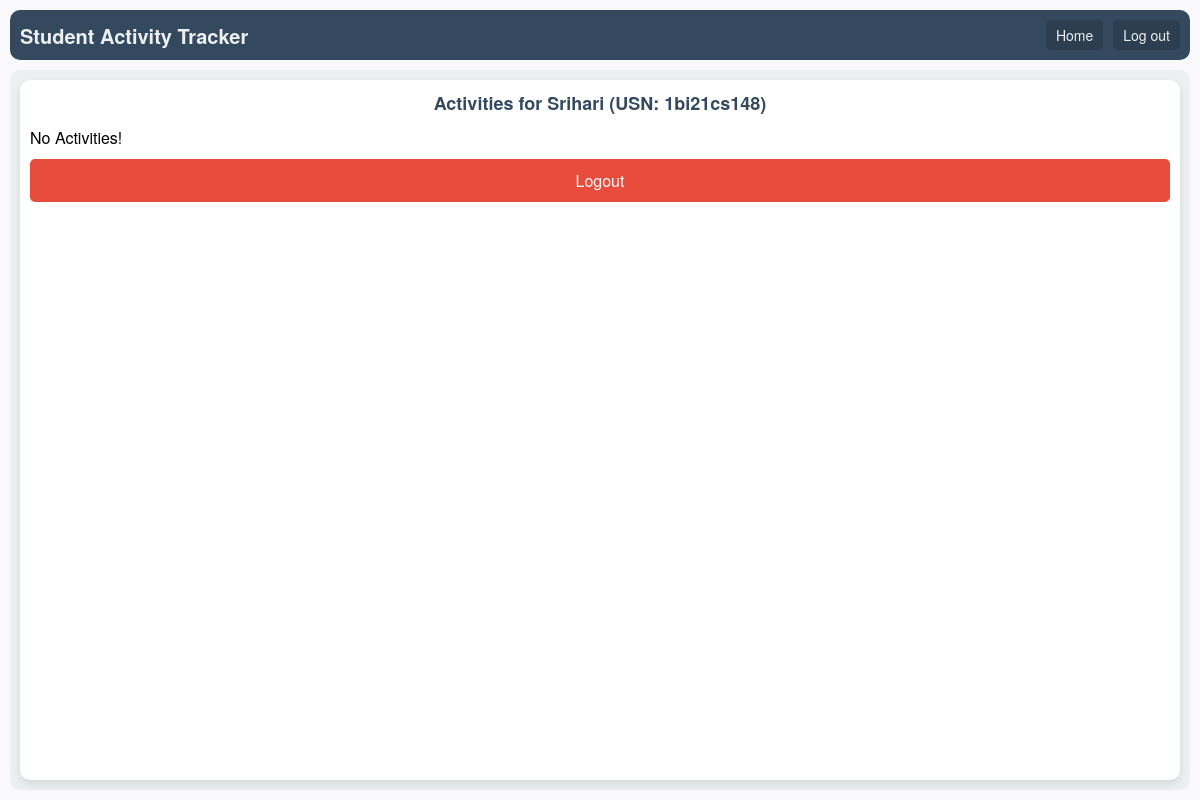
The app's page /activities/2/ (signed in), older data.
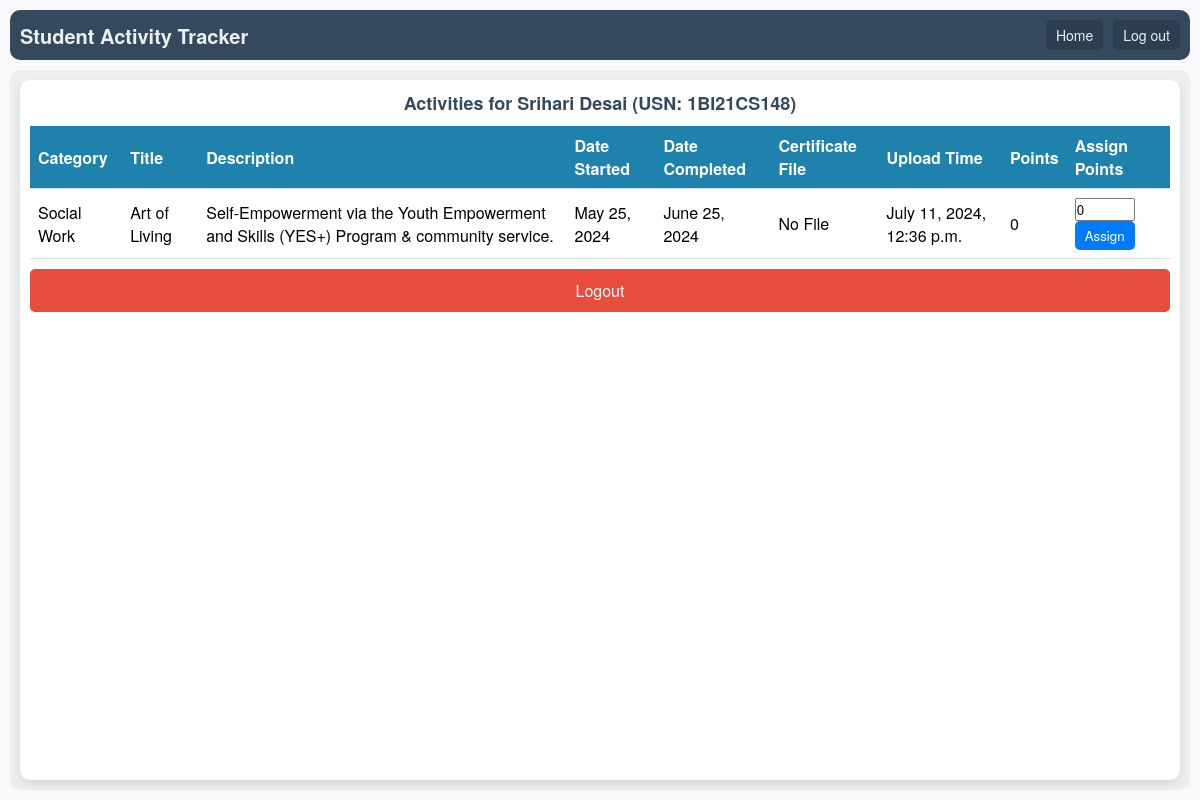
The same page, newer data.
### activityPointsApp/models.py (models this page shows, shortened)
class Student(models.Model):
    usn = models.CharField(max_length=10, unique=True)
    name = models.CharField(max_length=20)
    email = models.EmailField(unique=True)
    password = models.CharField(max_length=128)
    sem = models.IntegerField()
    sec = models.CharField(max_length=1)
    phone_no = models.CharField(max_length=10)
    points = models.IntegerField(default=0)

class Activity(models.Model):
    student = models.ForeignKey(Student, on_delete=models.CASCADE, related_name='activities')
    title = models.CharField(max_length=50)
    category = models.ForeignKey(ActivityCategory, on_delete=models.CASCADE, default=1)
    description = models.TextField()
    date_started = models.DateField(null=True)
    date_completed = models.DateField(null=True)
    cert_file = models.FileField(upload_to='activity_certificates/', blank=True, null=True)
    upload_time = models.DateTimeField(default=timezone.now)
    points = models.IntegerField(default=0)

class ActivityCategory(models.Model):
    name = models.CharField(max_length=255)
    def __str__(self):
        return self.name

### activityPointsApp/views.py (the view)
# urls.py: path('activities/<int:student_id>/', studentActivities, name='studentActivities'),
def studentActivities(request, student_id):
    if 'student_id' not in request.session and 'teacher_email' not in request.session:
        return redirect('login')  # Redirect to login page if not logged in
    student = get_object_or_404(Student, id=student_id)
    activities = student.activities.all()
    return render(request, 'myActivities.html', {"student": student, "activities": activities})

### activityPointsApp/templates/myActivities.html (shortened to what this page needs)
{% load static %}
<!DOCTYPE html>
<html lang="en">
<head>
    <link rel="stylesheet" href="{% static 'activities.css' %}">
</head>
<body>
    <div class="container">
        <div class="header">
            <div class="app-name">Student Activity Tracker</div>
            <div class="nav">
                <a class="nav-item" href="{% url "home" %}">Home</a>
                <a class="nav-item" href="{% url 'logout' %}">Log out</a>
            </div>
        </div>
        <div class="content">
            <div class="main-content">
                <h2>Activities for {{ student.name }} (USN: {{ student.usn }})</h2>
                {% if activities %}
                <div class="table-container">
                    <table>
                        <thead>
                            <tr>
                                <th>Category</th>
                                <th>Title</th>
                                <th>Description</th>
                                <th>Date Started</th>
                                <th>Date Completed</th>
                                <th>Certificate File</th>
                                <th>Upload Time</th>
                                <th>Points</th>
                                {% if request.session.teacher_email %}
                                <th>Assign Points</th>
                                {% else %}
                                <th>Edit</th>
                                {% endif %}
                            </tr>
                        </thead>
                        <tbody>
                            {% for activity in activities %}
                                <tr>
                                    <td>{{ activity.category }}</td>
                                    <td>{{ activity.title }}</td>
                                    <td>{{ activity.description }}</td>
                                    <td>{{ activity.date_started }}</td>
                                    <td>{{ activity.date_completed }}</td>
                                    <td>
                                        {% if activity.cert_file %}
                                            <a href="{{ activity.cert_file.url }}" target="_blank">Download File</a>
                                        {% else %}
                                            No File
                                        {% endif %}
                                    </td>
                                    <td>{{ activity.upload_time }}</td>
                                    <td>{{ activity.points }}</td>
                                    {% if request.session.teacher_email %}
                                    <td>
                                        <form method="post" action="{% url 'assignPoints' activity.id %}">
                                            <input type="number" name="points" value="{{ activity.points }}" required>
                                            <button type="submit">Assign</button>
                                        </form>
                                    </td>
                                    {% else %}
                                    <td>
                                        <a href="{% url 'dashboard' activity.id %}"><button type="button">Edit</button></a>
                                    </td>
                                    {% endif %}
                                </tr>
                            {% endfor %}
                        </tbody>
                    </table>
                </div>
                {% else %}
                    <p class="no-activities-msg">No Activities!</p>
                {% endif %}
                <a href="{% url 'logout' %}" class="logout-btn">Logout</a>
            </div>
        </div>
    </div>
</body>
</html>

### activityPointsApp/static/activities.css (style rules this page uses)
* { box-sizing: border-box; margin: 0; padding: 0; font-family: 'Helvetica Neue', Arial, sans-serif; }
body { background-color: #f9f9fb; padding: 10px; display: flex; justify-content: center; align-items: center; height: 100vh; overflow: hidden; }
.container { width: 100%; max-width: 1200px; height: 100%; display: flex; flex-direction: column; }
.header { display: flex; justify-content: space-between; align-items: center; background-color: #34495e; padding: 10px; border-radius: 10px; margin-bottom: 10px; }
.app-name { font-size: 20px; color: #ecf0f1; font-weight: bold; }
.nav { display: flex; }
.nav-item { margin-left: 10px; padding: 5px 10px; background-color: #2c3e50; color: #ecf0f1; border-radius: 5px; cursor: pointer; font-size: 14px; text-decoration: none; }
.content { display: flex; justify-content: center; background-color: #ecf0f1; padding: 10px; border-radius: 10px; flex-grow: 1; overflow: hidden; }
.main-content { width: 100%; background-color: #ffffff; border-radius: 10px; padding: 10px; box-shadow: 0 4px 10px rgba(0, 0, 0, 0.1); overflow-y: auto; max-height: 100%; }
h2 { text-align: center; margin-bottom: 10px; font-size: 18px; color: #34495e; }
table { width: 100%; border-collapse: collapse; margin-bottom: 10px; }
thead { background-color: #1e82ad; color: white; }
th, td { padding: 8px; text-align: left; border-bottom: 1px solid #ddd; }
form { display: inline; }
input[type="number"] { width: 60px; }
button { background-color: #007bff; border: none; color: white; padding: 5px 10px; border-radius: 5px; cursor: pointer; }
.logout-btn { display: block; margin-top: 10px; text-align: center; padding: 10px; background-color: #e74c3c; color: white; border: none; border-radius: 5px; cursor: pointer; text-decoration: none; }

Row changes from the older to the newer data that the page shows:
changed Student: name "Srihari" → "Srihari Desai"; usn "1bi21cs148" → "1BI21CS148"
now on this page (row edited): Activity: category "Social Work", title "Art of Living", description "Self-Empowerment via the Youth Empowerment and Skills (YES+) Program & community service.", date_started "May 25, 2024", date_completed "June 25, 2024", cert_file "No File", upload_time "July 11, 2024, 12:36 p.m.", points "0"
changed Activity: student_id 1 → 2 (drawn)
Text that changed along with them:
text no longer shown: "No Activities!"
text now shown: "Category Title Description Date Started Date Completed Certificate File Upload Time Points Assign Points"
